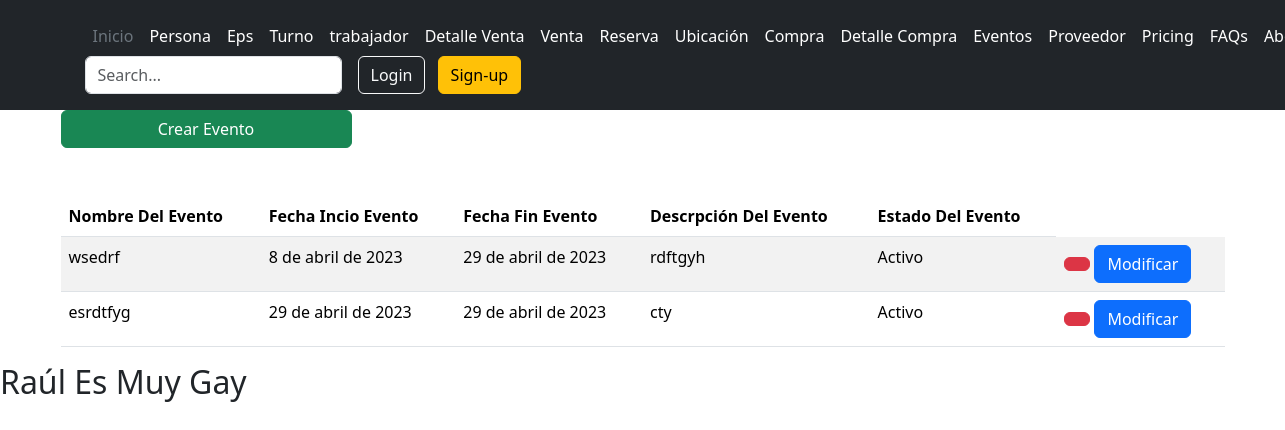
/compras/evento/, run on an earlier commit of the app's database.
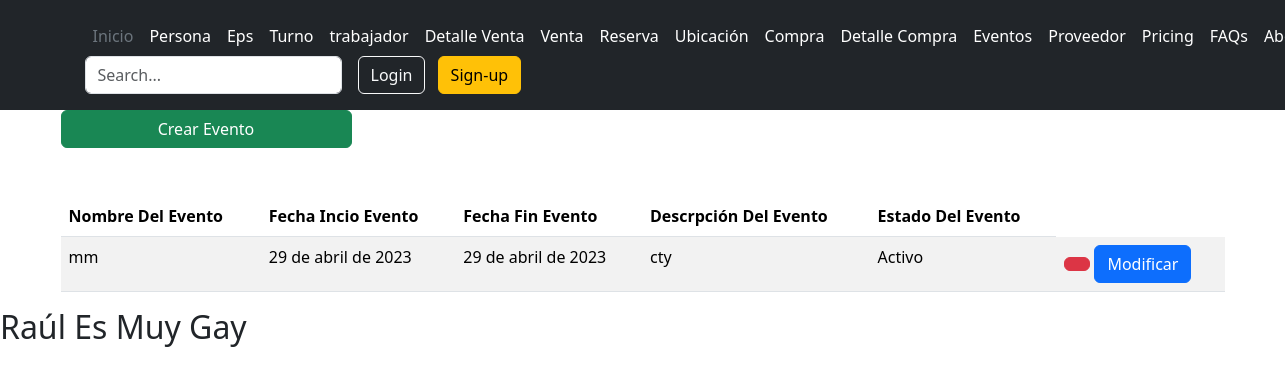
And on a later commit of the database.
### compra/models.py (models this page shows)
class Evento(models.Model):
    nombre_evento= models.CharField(max_length=45,verbose_name="Nombre Evento")
    fecha_inicio= models.DateField(verbose_name="Fecha Incio Evento", help_text="MM/DD/AAAA")
    fecha_fin= models.DateField(verbose_name="Fecha Fin Evento", help_text="MM/DD/AAAA")
    descripcion= models.CharField(max_length=200,verbose_name="Descripción Evento")
    class Estado_evento(models.TextChoices):
        ACTIVO='1',_("Activo")
        INACTIVO='0',_("Inactivo")
    estado_evento=models.CharField(max_length=1,choices=Estado_evento.choices,default=Estado_evento.ACTIVO,verbose_name="Estado Evento")

### compra/views.py (the view)
# urls.py: path('evento/', evento_listar, name="evento"),
def evento_listar(request):
    titulo = "Evento"
    modulo="compras"
    evento = Evento.objects.all()
    context = {
        "titulo": titulo,
        "modulo":modulo,
        "eventos": evento
    }
    return render(request, "compras/evento/listar.html", context)

### base/templates/compras/evento/listar.html (shortened to what this page needs)
{% extends 'partials/body.html' %}
{% load bootstrap_icons %}
{% block contenido %}
<a href="{% url 'evento-crear' %}" class="btn btn-success w-25"
  >Crear {{titulo}}</a
>
<table class="table table-striped table-hover">
  <thead>
    <tr>
      <th>Nombre Del Evento</th>
      <th>Fecha Incio Evento</th>
      <th>Fecha Fin Evento</th>
      <th>Descrpción Del Evento</th>
      <th>Estado Del Evento</th>
    </tr>
  </thead>
  <tbody>
    {% for evento in eventos %} {% if evento.estado_evento != "0" %}
    <tr>
      <td>{{evento.nombre_evento}}</td>
      <td>{{evento.fecha_inicio}}</td>
      <td>{{evento.fecha_fin}}</td>
      <td>{{evento.descripcion}}</td>
      <td>{{evento.get_estado_evento_display}}</td>
      <td>
        <button  type="button" data-cafe-bar="{{evento.id}}" class="btnEliminar btn btn-danger"
        data-bs-toggle="modal" data-bs-target="#modalConf">
    </button>
        <a
          class="btn btn-primary"
          href="{% url 'evento-modificar' evento.id %}"
          >Modificar</a
        >
      </td>
    </tr>
    {% endif %} {% endfor %}
  </tbody>
</table>
{% endblock contenido %}

What changed in the data, as far as the page shows it:
removed Evento: nombre_evento "wsedrf", fecha_inicio "8 de abril de 2023", fecha_fin "29 de abril de 2023", descripcion "rdftgyh", estado_evento "Activo"
changed Evento "cty": nombre_evento "esrdtfyg" → "mm"
